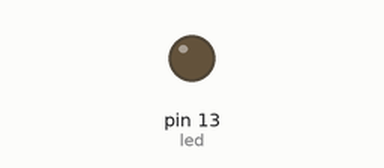
The sketch below on a simulated Arduino Uno, built with avr-gcc and run on an emulated ATmega328P. On the bench: output pins drawn as LEDs (lit = HIGH).

Above: at 0.65 s.
At 5.15 s:
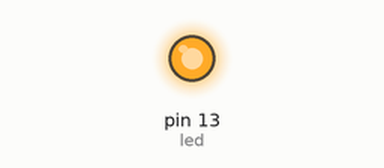
Timing chart, 0 to 7.8 s (numbered marks = the images above):
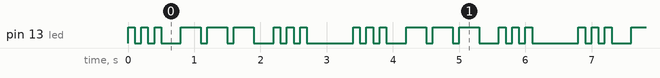

Measured:
- by itself, pin 13 (led): repeats every 3.4 s: 2 × (LOW 0.10 s, HIGH 0.10 s), LOW 0.30 s, 2 × (HIGH 0.30 s, LOW 0.10 s), HIGH 0.30 s, LOW 0.30 s, 2 × (HIGH 0.10 s, LOW 0.10 s), HIGH 0.10 s, LOW 0.70 s, HIGH 0.10 s
- by itself, everything shown: repeats every 3.4 s, in 18 steps

The sketch:

HelloMorse.ino
```cpp
int led = 13;

void setup() {
  pinMode(led, OUTPUT);
}

void loop() {
  dot();
  dot();
  dot();
  delay(200);
  dash();
  dash();
  dash();
  delay(200);
  dot();
  dot();
  dot();
  delay(600);
}

void dot() {
  digitalWrite(led, HIGH);
  delay(100);
  digitalWrite(led, LOW);
  delay(100);
}

void dash() {
  digitalWrite(led, HIGH);
  delay(300);
  digitalWrite(led, LOW);
  delay(100);
}
```
